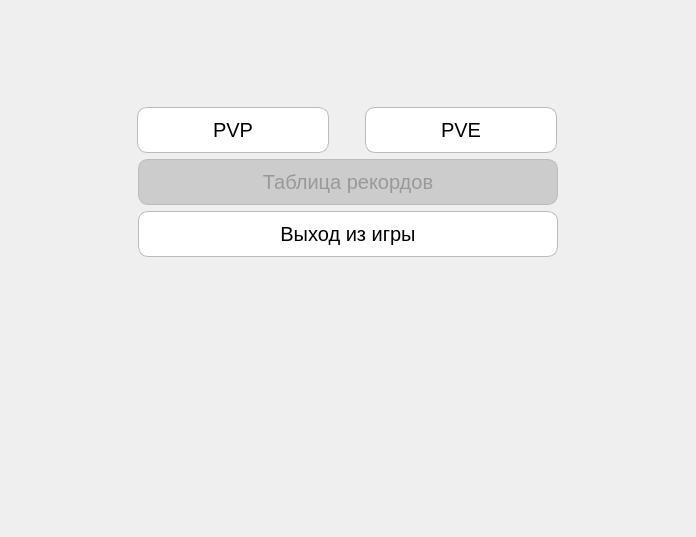
<?xml version="1.0" encoding="UTF-8"?>
<ui version="4.0">
 <class>InitWidget</class>
 <widget class="QWidget" name="InitWidget">
  <property name="geometry">
   <rect>
    <x>0</x>
    <y>0</y>
    <width>696</width>
    <height>537</height>
   </rect>
  </property>
  <property name="windowTitle">
   <string>Form</string>
  </property>
  <layout class="QGridLayout" name="gridLayout">
   <item row="0" column="0">
    <widget class="QWidget" name="layoutWidget" native="true">
     <property name="maximumSize">
      <size>
       <width>500</width>
       <height>500</height>
      </size>
     </property>
     <property name="layoutDirection">
      <enum>Qt::LeftToRight</enum>
     </property>
     <property name="styleSheet">
      <string notr="true"/>
     </property>
     <layout class="QVBoxLayout" name="verticalLayout">
      <item>
       <widget class="QLabel" name="label">
        <property name="text">
         <string/>
        </property>
        <property name="alignment">
         <set>Qt::AlignCenter</set>
        </property>
       </widget>
      </item>
      <item>
       <spacer name="verticalSpacer">
        <property name="orientation">
         <enum>Qt::Vertical</enum>
        </property>
        <property name="sizeType">
         <enum>QSizePolicy::Fixed</enum>
        </property>
        <property name="sizeHint" stdset="0">
         <size>
          <width>20</width>
          <height>60</height>
         </size>
        </property>
       </spacer>
      </item>
      <item>
       <layout class="QHBoxLayout" name="startGameLayout">
        <item>
         <widget class="QPushButton" name="PVP">
          <property name="styleSheet">
           <string notr="true">QPushButton{
background: white;
border: none;
border: 1px solid #bbb;
max-width: 150px;
font-size: 20px;
padding: 10px 20px;
border-radius: 10px;
color: black;
}

QPushButton:hover{
background: #bbb
}</string>
          </property>
          <property name="text">
           <string>PVP</string>
          </property>
         </widget>
        </item>
        <item>
         <widget class="QPushButton" name="PVE">
          <property name="enabled">
           <bool>true</bool>
          </property>
          <property name="styleSheet">
           <string notr="true">QPushButton{
background: white;
border: none;
border: 1px solid #bbb;
max-width: 150px;
font-size: 20px;
padding: 10px 20px;
border-radius: 10px;
color: black;
}

QPushButton:hover{
background: #bbb
}

QPushButton:disabled{
background: #ccc;
border-color: #bbb;
color: #999;
}</string>
          </property>
          <property name="text">
           <string>PVE</string>
          </property>
         </widget>
        </item>
       </layout>
      </item>
      <item>
       <layout class="QHBoxLayout" name="highscoreTableLayout">
        <item>
         <widget class="QPushButton" name="highscoreTable">
          <property name="enabled">
           <bool>false</bool>
          </property>
          <property name="layoutDirection">
           <enum>Qt::LeftToRight</enum>
          </property>
          <property name="styleSheet">
           <string notr="true">QPushButton{
background: white;
border: none;
border: 1px solid #bbb;
max-width: 378px;
font-size: 20px;
padding: 10px 20px;
border-radius: 10px;
color: black;
}

QPushButton:hover{
background: #bbb
}

QPushButton:disabled{
background: #ccc;
border-color: #bbb;
color: #999;
}</string>
          </property>
          <property name="text">
           <string>Таблица рекордов</string>
          </property>
         </widget>
        </item>
       </layout>
      </item>
      <item>
       <layout class="QHBoxLayout" name="horizontalLayout">
        <item>
         <widget class="QPushButton" name="exit">
          <property name="styleSheet">
           <string notr="true">QPushButton{
background: white;
border: none;
border: 1px solid #bbb;
max-width: 378px;
font-size: 20px;
padding: 10px 20px;
border-radius: 10px;
color: black;
}

QPushButton:hover{
background: #bbb
}</string>
          </property>
          <property name="text">
           <string>Выход из игры</string>
          </property>
         </widget>
        </item>
       </layout>
      </item>
      <item>
       <spacer name="verticalSpacer_2">
        <property name="orientation">
         <enum>Qt::Vertical</enum>
        </property>
        <property name="sizeHint" stdset="0">
         <size>
          <width>20</width>
          <height>40</height>
         </size>
        </property>
       </spacer>
      </item>
     </layout>
    </widget>
   </item>
  </layout>
 </widget>
 <resources/>
 <connections/>
</ui>
